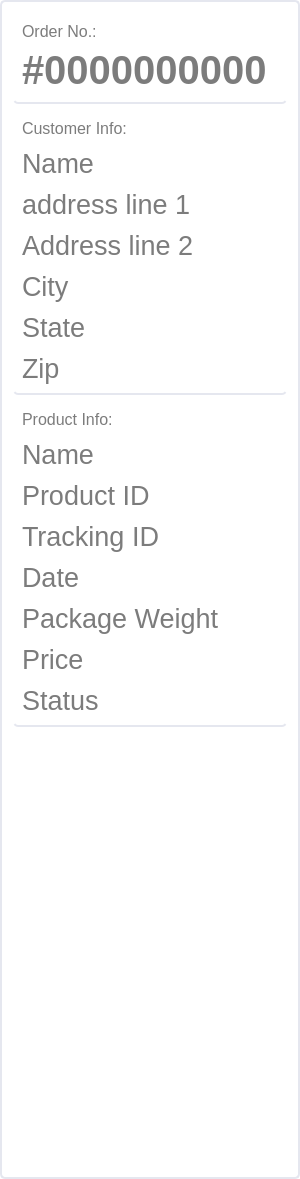
             <widget class="QFrame" name="frame_6">
              <property name="minimumSize">
               <size>
                <width>300</width>
                <height>0</height>
               </size>
              </property>
              <property name="styleSheet">
               <string notr="true">background:rgb(255,255,255);
border-radius:5px;
border:2px solid #e5e7ef;
color:rgb(124,124,124);</string>
              </property>
              <property name="frameShape">
               <enum>QFrame::StyledPanel</enum>
              </property>
              <property name="frameShadow">
               <enum>QFrame::Raised</enum>
              </property>
              <layout class="QVBoxLayout" name="verticalLayout_8">
               <item>
                <widget class="QFrame" name="frame_10">
                 <property name="minimumSize">
                  <size>
                   <width>0</width>
                   <height>80</height>
                  </size>
                 </property>
                 <property name="styleSheet">
                  <string notr="true">border-top:none;border-left:none;border-right:none;</string>
                 </property>
                 <property name="frameShape">
                  <enum>QFrame::StyledPanel</enum>
                 </property>
                 <property name="frameShadow">
                  <enum>QFrame::Raised</enum>
                 </property>
                 <layout class="QVBoxLayout" name="verticalLayout_5">
                  <item>
                   <widget class="QLabel" name="label_9">
                    <property name="font">
                     <font>
                      <family>Helvetica</family>
                      <pointsize>12</pointsize>
                     </font>
                    </property>
                    <property name="styleSheet">
                     <string notr="true">border:none;
color:rgb(124,124,124);
</string>
                    </property>
                    <property name="text">
                     <string>Order No.:</string>
                    </property>
                   </widget>
                  </item>
                  <item>
                   <widget class="QLabel" name="label_10">
                    <property name="font">
                     <font>
                      <family>Helvetica</family>
                      <pointsize>30</pointsize>
                      <weight>75</weight>
                      <bold>true</bold>
                     </font>
                    </property>
                    <property name="styleSheet">
                     <string notr="true">border:none;</string>
                    </property>
                    <property name="text">
                     <string>#0000000000</string>
                    </property>
                   </widget>
                  </item>
                 </layout>
                </widget>
               </item>
               <item>
                <widget class="QFrame" name="frame_11">
                 <property name="minimumSize">
                  <size>
                   <width>0</width>
                   <height>220</height>
                  </size>
                 </property>
                 <property name="styleSheet">
                  <string notr="true">border-top:none;border-left:none;border-right:none;
</string>
                 </property>
                 <property name="frameShape">
                  <enum>QFrame::StyledPanel</enum>
                 </property>
                 <property name="frameShadow">
                  <enum>QFrame::Raised</enum>
                 </property>
                 <layout class="QVBoxLayout" name="verticalLayout_6">
                  <property name="spacing">
                   <number>10</number>
                  </property>
                  <item>
                   <widget class="QLabel" name="label_11">
                    <property name="font">
                     <font>
                      <family>Helvetica</family>
                      <pointsize>12</pointsize>
                     </font>
                    </property>
                    <property name="styleSheet">
                     <string notr="true">border:none;
</string>
                    </property>
                    <property name="text">
                     <string>Customer Info:</string>
                    </property>
                   </widget>
                  </item>
                  <item>
                   <widget class="QLabel" name="label_12">
                    <property name="font">
                     <font>
                      <pointsize>20</pointsize>
                     </font>
                    </property>
                    <property name="styleSheet">
                     <string notr="true">border:none;</string>
                    </property>
                    <property name="text">
                     <string>Name</string>
                    </property>
                   </widget>
                  </item>
                  <item>
                   <widget class="QLabel" name="label_13">
                    <property name="font">
                     <font>
                      <pointsize>20</pointsize>
                     </font>
                    </property>
                    <property name="styleSheet">
                     <string notr="true">border:none;</string>
                    </property>
                    <property name="text">
                     <string>address line 1</string>
                    </property>
                   </widget>
                  </item>
                  <item>
                   <widget class="QLabel" name="label_15">
                    <property name="font">
                     <font>
                      <pointsize>20</pointsize>
                     </font>
                    </property>
                    <property name="styleSheet">
                     <string notr="true">border:none;</string>
                    </property>
                    <property name="text">
                     <string>Address line 2</string>
                    </property>
                   </widget>
                  </item>
                  <item>
                   <widget class="QLabel" name="label_14">
                    <property name="font">
                     <font>
                      <pointsize>20</pointsize>
                     </font>
                    </property>
                    <property name="styleSheet">
                     <string notr="true">border:none;</string>
                    </property>
                    <property name="text">
                     <string>City</string>
                    </property>
                   </widget>
                  </item>
                  <item>
                   <widget class="QLabel" name="label_16">
                    <property name="font">
                     <font>
                      <pointsize>20</pointsize>
                     </font>
                    </property>
                    <property name="styleSheet">
                     <string notr="true">border:none;</string>
                    </property>
                    <property name="text">
                     <string>State</string>
                    </property>
                   </widget>
                  </item>
                  <item>
                   <widget class="QLabel" name="label_17">
                    <property name="font">
                     <font>
                      <pointsize>20</pointsize>
                     </font>
                    </property>
                    <property name="styleSheet">
                     <string notr="true">border:none;</string>
                    </property>
                    <property name="text">
                     <string>Zip</string>
                    </property>
                   </widget>
                  </item>
                 </layout>
                </widget>
               </item>
               <item>
                <widget class="QFrame" name="frame_12">
                 <property name="minimumSize">
                  <size>
                   <width>0</width>
                   <height>220</height>
                  </size>
                 </property>
                 <property name="styleSheet">
                  <string notr="true">border-top:none;border-left:none;border-right:none;
</string>
                 </property>
                 <property name="frameShape">
                  <enum>QFrame::StyledPanel</enum>
                 </property>
                 <property name="frameShadow">
                  <enum>QFrame::Raised</enum>
                 </property>
                 <layout class="QVBoxLayout" name="verticalLayout_7">
                  <property name="spacing">
                   <number>10</number>
                  </property>
                  <item>
                   <widget class="QLabel" name="label_18">
                    <property name="font">
                     <font>
                      <family>Helvetica</family>
                      <pointsize>12</pointsize>
                     </font>
                    </property>
                    <property name="styleSheet">
                     <string notr="true">border:none;</string>
                    </property>
                    <property name="text">
                     <string>Product Info:</string>
                    </property>
                   </widget>
                  </item>
                  <item>
                   <widget class="QLabel" name="label_19">
                    <property name="font">
                     <font>
                      <pointsize>20</pointsize>
                     </font>
                    </property>
                    <property name="styleSheet">
                     <string notr="true">border:none;</string>
                    </property>
                    <property name="text">
                     <string>Name</string>
                    </property>
                   </widget>
                  </item>
                  <item>
                   <widget class="QLabel" name="label_39">
                    <property name="font">
                     <font>
                      <pointsize>20</pointsize>
                     </font>
                    </property>
                    <property name="styleSheet">
                     <string notr="true">border:none;</string>
                    </property>
                    <property name="text">
                     <string>Product ID</string>
                    </property>
                   </widget>
                  </item>
                  <item>
                   <widget class="QLabel" name="label_20">
                    <property name="font">
                     <font>
                      <pointsize>20</pointsize>
                     </font>
                    </property>
                    <property name="styleSheet">
                     <string notr="true">border:none;</string>
                    </property>
                    <property name="text">
                     <string>Tracking ID</string>
                    </property>
                   </widget>
                  </item>
                  <item>
                   <widget class="QLabel" name="label_21">
                    <property name="font">
                     <font>
                      <pointsize>20</pointsize>
                     </font>
                    </property>
                    <property name="styleSheet">
                     <string notr="true">border:none;</string>
                    </property>
                    <property name="text">
                     <string>Date</string>
                    </property>
                   </widget>
                  </item>
                  <item>
                   <widget class="QLabel" name="label_22">
                    <property name="font">
                     <font>
                      <pointsize>20</pointsize>
                     </font>
                    </property>
                    <property name="styleSheet">
                     <string notr="true">border:none;</string>
                    </property>
                    <property name="text">
                     <string>Package Weight</string>
                    </property>
                   </widget>
                  </item>
                  <item>
                   <widget class="QLabel" name="label_23">
                    <property name="font">
                     <font>
                      <pointsize>20</pointsize>
                     </font>
                    </property>
                    <property name="styleSheet">
                     <string notr="true">border:none;
color:rgb(124,124,124);</string>
                    </property>
                    <property name="text">
                     <string>Price</string>
                    </property>
                   </widget>
                  </item>
                  <item>
                   <widget class="QLabel" name="label_24">
                    <property name="font">
                     <font>
                      <pointsize>20</pointsize>
                     </font>
                    </property>
                    <property name="styleSheet">
                     <string notr="true">border:none;
color:rgb(124,124,124);</string>
                    </property>
                    <property name="text">
                     <string>Status</string>
                    </property>
                   </widget>
                  </item>
                 </layout>
                </widget>
               </item>
               <item>
                <spacer name="verticalSpacer_2">
                 <property name="orientation">
                  <enum>Qt::Vertical</enum>
                 </property>
                 <property name="sizeHint" stdset="0">
                  <size>
                   <width>20</width>
                   <height>439</height>
                  </size>
                 </property>
                </spacer>
               </item>
              </layout>
             </widget>
